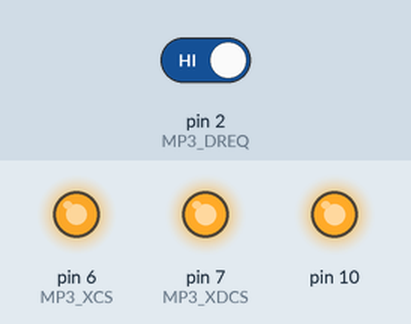
Recording of a sketch running on a simulated Arduino Uno, built with avr-gcc and run on an emulated ATmega328P. Shown: output pins drawn as LEDs (lit = HIGH). Inputs (shaded band) come from the test bench; at power-on: pin 2 (MP3_DREQ) HIGH. Pins used as bus, display or sensor lines are not drawn.

Above: at 1.2 s.
1.3 s: pin 2 (MP3_DREQ) driven LOW
Timing chart, 0 to 4.3 s (numbered marks = the images above; inputs shaded):
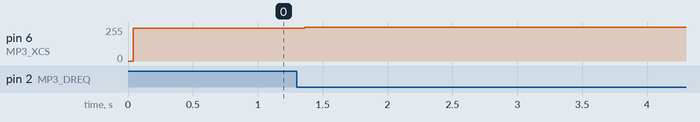

The sketch:

SINE_ByteBeat.ino
```cpp
// VS1053b DSP hack - ByteBeat sine generator //

#include <SPI.h>

#define MP3_XCS   6
#define MP3_XDCS  7
#define MP3_DREQ  2
#define MP3_RST   8

//VS10xx SCI Registers
#define SCI_MODE        0x00
#define SCI_STATUS      0x01
#define SCI_BASS        0x02
#define SCI_CLOCKF      0x03
#define SCI_DECODE_TIME 0x04
#define SCI_AUDATA      0x05
#define SCI_WRAM        0x06
#define SCI_WRAMADDR    0x07
#define SCI_HDAT0       0x08
#define SCI_HDAT1       0x09
#define SCI_AIADDR      0x0A
#define SCI_VOL         0x0B
#define SCI_AICTRL0     0x0C
#define SCI_AICTRL1     0x0D
#define SCI_AICTRL2     0x0E
#define SCI_AICTRL3     0x0F

float coef = 1.4865f; // coefficient for frequency
long t;
uint8_t l, r;

void setup() {

  pinMode(MP3_RST, OUTPUT);
  pinMode(MP3_DREQ, INPUT);
  pinMode(MP3_XCS, OUTPUT);
  pinMode(MP3_XDCS, OUTPUT);

  SPI.begin();

  SPI.setClockDivider(SPI_CLOCK_DIV16); // SPI speed 1MHz (16MHz / 16 = 1MHz)
  SPI.transfer(0xFF);

  digitalWrite(MP3_RST, HIGH);
  digitalWrite(MP3_XCS, HIGH);
  digitalWrite(MP3_XDCS, HIGH);

  WriteRegister(SCI_CLOCKF, 0x8BE8);    // set multiplier to 3.5x
  WriteRegister(SCI_VOL, 0x5F5F);       // left, right volume 0xFE-0x0
  WriteRegister(SCI_BASS, 0x0000);      // bass, treble control

  SPI.setClockDivider(SPI_CLOCK_DIV4);  // set SPI speed 4MHz (16MHz / 4 = 4MHz)

  WriteRegister(SCI_AUDATA, 0xAC44);    // set sample rate 44100 Hz
  WriteRegister(SCI_AIADDR, 0x4020);    // run new sine test

}

void loop() {

  l = 20*t*t*(t>>11)*(t<<2^t>>10)-(t|t>>9);
  r = 16*t*t*(t>>11)*(t<<0^t>>10)-(t|t>>9);

  l = l | r;
  r = r ^ l;

  uint16_t left = map(l, 0, 255, 20*coef, 8000*coef);
  uint16_t right = map(r, 0, 255, 20*coef, 8000*coef);

  WriteRegister(SCI_AICTRL0, left);
  WriteRegister(SCI_AICTRL1, right);

  t++;

  delay(1);

}

void WriteRegister(char address, int data){

  while(!digitalRead(MP3_DREQ));
  digitalWrite(MP3_XCS, LOW);
  SPI.transfer(0x02);
  SPI.transfer(address);
  SPI.transfer((data >> 8) & 0xFF);
  SPI.transfer(data & 0xFF);
  while(!digitalRead(MP3_DREQ));
  digitalWrite(MP3_XCS, HIGH);

}
```

Measured:
- after the input at 1.3 s, pin 6 (MP3_XCS): 246/255 → 255/255 after 0.06 s
